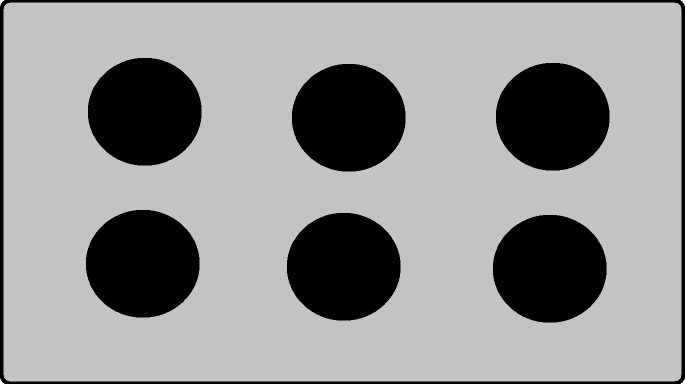
#> input picture Ludo/Images/6_block.png, 1370 x 768 px (shown at 1/2 size); its folder holds 6 pictures in this run
$ python -i Ludo_game.py   (imports and definitions only)
#> lines starting #> are read from the running program, lines starting #| are printed output that depends on the picture
### theme_manager.py
"""
Central Theme Configuration System for Arcade Game Hub & Suite.
Supports extensible themes: Dark (Neon Arcade), Light (Clean Modern), and Retro (80s Synthwave).
"""

import pygame

THEMES = {
    "dark": {
        "name": "Dark Neon",
        "icon": "🌙",
        # Hub colors
        "bg_gradient_top": (15, 22, 36),
        "bg_gradient_bottom": (8, 11, 20),
        "grid_line": (24, 34, 52),
        "card_bg": (22, 30, 46, 235),
        "card_bg_hover": (30, 42, 65, 245),
        "card_border": (45, 62, 92),
        "card_border_hover": (0, 240, 255),
        "accent": (0, 240, 255),          # Neon Cyan
        "accent_secondary": (255, 0, 128),# Neon Pink
        "text_primary": (255, 255, 255),
        "text_secondary": (150, 175, 205),
        "text_muted": (100, 120, 145),
        "button_bg": (0, 240, 255),
        "button_text": (10, 15, 25),
        "button_hover": (60, 245, 255),
        # Pong UI colors
        "pong_bg_top": (12, 18, 30),
        "pong_bg_bottom": (6, 9, 16),
        "pong_grid": (20, 30, 48),
        "pong_line": (40, 60, 95),
        "pong_center_circle": (35, 55, 85),
        "pong_paddle_left": (0, 240, 255),    # Cyan
        "pong_paddle_right": (255, 0, 128),   # Pink
        "pong_paddle_shadow": (0, 120, 130),
        "pong_ball": (255, 235, 50),          # Bright yellow/gold
        "pong_ball_glow": (255, 235, 50, 60),
        "pong_score_bg": (18, 26, 42, 220),
        "pong_score_text": (255, 255, 255),
        "pong_panel_bg": (15, 22, 36, 240),
        "pong_panel_border": (0, 240, 255),
        # Ludo theme
        "ludo_bg": "#121826",
    },
    "light": {
        "name": "Clean Light",
        "icon": "☀️",
        # Hub colors
        "bg_gradient_top": (242, 246, 252),
        "bg_gradient_bottom": (218, 226, 240),
        "grid_line": (210, 220, 235),
        "card_bg": (255, 255, 255, 240),
        "card_bg_hover": (255, 255, 255, 255),
        "card_border": (195, 208, 228),
        "card_border_hover": (35, 110, 235),
        "accent": (35, 110, 235),          # Vibrant Blue
        "accent_secondary": (235, 85, 45),  # Coral Red
        "text_primary": (25, 35, 55),
        "text_secondary": (90, 108, 132),
        "text_muted": (140, 155, 175),
        "button_bg": (35, 110, 235),
        "button_text": (255, 255, 255),
        "button_hover": (60, 130, 250),
        # Pong UI colors
        "pong_bg_top": (238, 243, 250),
        "pong_bg_bottom": (215, 225, 240),
        "pong_grid": (205, 218, 235),
        "pong_line": (175, 192, 215),
        "pong_center_circle": (185, 200, 222),
        "pong_paddle_left": (35, 110, 235),   # Blue
        "pong_paddle_right": (235, 85, 45),   # Coral
        "pong_paddle_shadow": (20, 70, 160),
        "pong_ball": (255, 140, 0),           # Dark Orange
        "pong_ball_glow": (255, 140, 0, 60),
        "pong_score_bg": (255, 255, 255, 230),
        "pong_score_text": (25, 35, 55),
        "pong_panel_bg": (255, 255, 255, 245),
        "pong_panel_border": (35, 110, 235),
        # Ludo theme
        "ludo_bg": "#eef3fa",
    },
    "retro": {
        "name": "80s Retro",
        "icon": "🕹️",
        # Hub colors
        "bg_gradient_top": (28, 6, 38),
        "bg_gradient_bottom": (12, 2, 18),
        "grid_line": (65, 15, 85),
        "card_bg": (42, 12, 54, 235),
        "card_bg_hover": (56, 16, 72, 245),
        "card_border": (180, 20, 150),
        "card_border_hover": (255, 230, 0),
        "accent": (255, 230, 0),           # Arcade Gold / Yellow
        "accent_secondary": (255, 0, 130), # Magenta
        "text_primary": (255, 255, 255),
        "text_secondary": (225, 160, 255),
        "text_muted": (155, 100, 185),
        "button_bg": (255, 230, 0),
        "button_text": (20, 0, 30),
        "button_hover": (255, 245, 100),
        # Pong UI colors
        "pong_bg_top": (24, 5, 32),
        "pong_bg_bottom": (10, 1, 16),
        "pong_grid": (60, 12, 75),
        "pong_line": (120, 25, 140),
        "pong_center_circle": (100, 20, 120),
        "pong_paddle_left": (255, 230, 0),    # Arcade Gold
        "pong_paddle_right": (255, 0, 130),   # Neon Magenta
        "pong_paddle_shadow": (140, 110, 0),
        "pong_ball": (0, 255, 200),           # Neon Cyan / Mint
        "pong_ball_glow": (0, 255, 200, 60),
        "pong_score_bg": (45, 10, 58, 230),
        "pong_score_text": (255, 255, 255),
        "pong_panel_bg": (38, 8, 48, 245),
        "pong_panel_border": (255, 230, 0),
        # Ludo theme
        "ludo_bg": "#1f062a",
    }
}


class ThemeManager:
    _instance = None

    def __new__(cls):
        if cls._instance is None:
            cls._instance = super(ThemeManager, cls).__new__(cls)
            cls._instance.current_theme_key = "dark"
        return cls._instance

    def set_theme(self, theme_key):
        if theme_key in THEMES:
            self.current_theme_key = theme_key

    def get_current_key(self):
        return self.current_theme_key

    def get_theme(self):
        return THEMES[self.current_theme_key]

    # [12 lines left out: functions cycle_theme, get_color, not called in this run]


theme_manager = ThemeManager()

### Ludo/Ludo_game.py

from tkinter import *
from tkinter import messagebox
from PIL import Image,ImageTk
import time
from random import randint

BOARD_WIDTH = 800
BOARD_HEIGHT = 630


class _ResponsivePlaceMixin:
    """Keep widget placement in the board's logical 800x630 coordinates."""
    # [24 lines left out: functions __init__, place, _apply_board_scale, not called in this run]


class Label(_ResponsivePlaceMixin, globals()["Label"]):
    pass


class Button(_ResponsivePlaceMixin, globals()["Button"]):
    pass


class Entry(_ResponsivePlaceMixin, globals()["Entry"]):
    pass


class Frame(_ResponsivePlaceMixin, globals()["Frame"]):
    @property
    def view_scale(self):
        return getattr(self.master, "view_scale", 1.0)

    # [7 lines left out: function _apply_board_scale, not called in this run]


class ResponsiveCanvas(Canvas):
    """A canvas whose public coordinates remain in logical board units."""
    def __init__(self, master, **kwargs):
        self.view_scale = 1.0
        super().__init__(master, **kwargs)
        master.bind("<Configure>", self._resize_to_parent, add="+")

    # [25 lines left out: functions _resize_to_parent, _scaled_coords, not called in this run]

    def create_rectangle(self, *coords, **kwargs):
        return super().create_rectangle(*self._scaled_coords(coords), **kwargs)

    def create_oval(self, *coords, **kwargs):
        return super().create_oval(*self._scaled_coords(coords), **kwargs)

    def create_line(self, *coords, **kwargs):
        return super().create_line(*self._scaled_coords(coords), **kwargs)

    def create_polygon(self, *coords, **kwargs):
        return super().create_polygon(*self._scaled_coords(coords), **kwargs)

    def move(self, item, dx, dy):
        return super().move(item, dx * self.view_scale, dy * self.view_scale)

    # [4 lines left out: function coords, not called in this run]

class Ludo:
    def __init__(self, root,six_side_block,five_side_block,four_side_block,three_side_block,two_side_block,one_side_block, bg_color="#121826"):
        self.window = root
        # Make canvas
        self.make_canvas = ResponsiveCanvas(self.window, bg=bg_color, width=BOARD_WIDTH, height=BOARD_HEIGHT)
        # Keep the fixed-coordinate board centered when the window is resized.
        # Stretching this canvas would leave its contents pinned to the top-left.
        self.make_canvas.place(relx=0.5, rely=0.5, anchor=CENTER, width=BOARD_WIDTH, height=BOARD_HEIGHT)

        # Make some containers to store data
        self.made_red_coin = []
        self.made_green_coin = []
        self.made_yellow_coin = []
        self.made_sky_blue_coin = []

        self.red_number_label = []
        self.green_number_label = []
        self.yellow_number_label = []
        self.sky_blue_number_label = []

        self.block_value_predict = []
        self.total_people_play = []

        # Ludo block all side image store
        self.block_number_side = [one_side_block, two_side_block, three_side_block, four_side_block, five_side_block, six_side_block]

        # Use for store specific position of all coins
        self.red_coord_store = [-1, -1, -1, -1]
        self.green_coord_store = [-1, -1, -1, -1]
        self.yellow_coord_store = [-1, -1, -1, -1]
        self.sky_blue_coord_store = [-1, -1, -1, -1]

        self.red_coin_position = [0, 1, 2, 3]
        self.green_coin_position = [0, 1, 2, 3]
        self.yellow_coin_position = [0, 1, 2, 3]
        self.sky_blue_coin_position = [0, 1, 2, 3]

        for index in range(len(self.red_coin_position)):# Specific coin position set to -1 by default
            self.red_coin_position[index] = -1
            self.green_coin_position[index] = -1
            self.yellow_coin_position[index] = -1
            self.sky_blue_coin_position[index] = -1

        # Number to room to be traverse by specific color coin, store in that variable
        self.move_red_counter = 0
        self.move_green_counter = 0
        self.move_yellow_counter = 0
        self.move_sky_blue_counter = 0

        self.take_permission = 0
        self.six_with_overlap = 0

        self.red_store_active = 0
        self.sky_blue_store_active = 0
        self.yellow_store_active = 0
        self.green_store_active = 0

        self.six_counter = 0
        self.time_for = -1

        # Some variables initializes with None
        self.right_star = None
        self.down_star = None
        self.left_star = None
        self.up_star = None

        # By default some function call
        self.board_set_up()

        self.instruction_btn_red()
        self.instruction_btn_sky_blue()
        self.instruction_btn_yellow()
        self.instruction_btn_green()

        self.take_initial_control()


    # [1059 lines left out: functions board_set_up, take_initial_control, make_prediction, instructional_btn_customization_based_on_current_situation, make_command, instruction_btn_red and 18 more, not called in this run]


def play_ludo(bg_color=None):
    if bg_color is None:
        try:
            import os
            import sys
            root_dir = os.path.dirname(os.path.dirname(os.path.abspath(__file__)))
            if root_dir not in sys.path:
                sys.path.insert(0, root_dir)
            from theme_manager import theme_manager
            bg_color = theme_manager.get_theme()["ludo_bg"]
        except Exception:
            bg_color = "#121826"
    window = Tk()
    window.geometry("800x630")
    window.minsize(800,630)
    window.title("Play Ludo with Sam")
    window.configure(bg=bg_color)
    window.iconbitmap("Images/ludo_icon.ico")
    block_six_side = ImageTk.PhotoImage(Image.open("Images/6_block.png").resize((33, 33), Image.LANCZOS))
    block_five_side = ImageTk.PhotoImage(Image.open("Images/5_block.png").resize((33, 33), Image.LANCZOS))
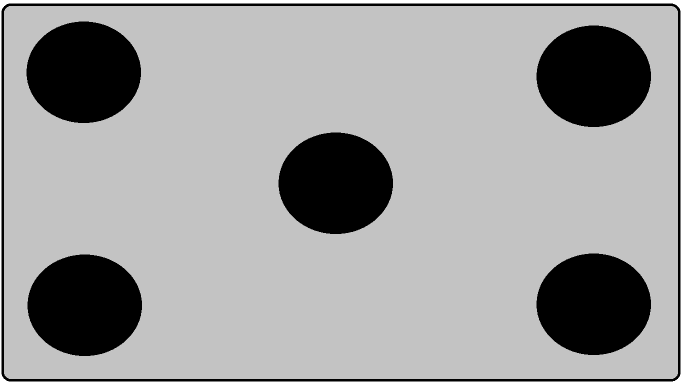
#> input picture Ludo/Images/5_block.png, 1370 x 768 px (shown at 1/2 size)
    block_four_side = ImageTk.PhotoImage(Image.open("Images/4_block.png").resize((33, 33), Image.LANCZOS))
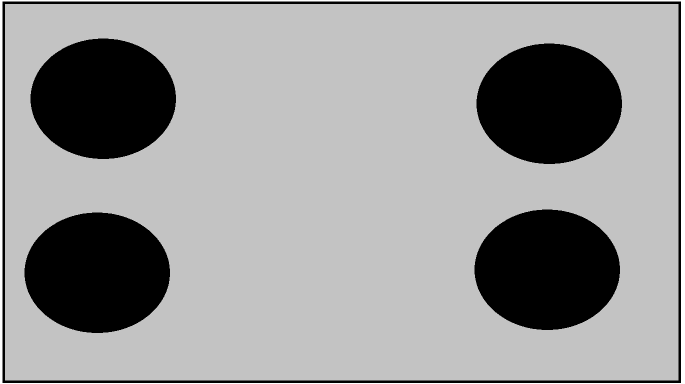
#> input picture Ludo/Images/4_block.png, 1370 x 768 px (shown at 1/2 size)
    block_three_side = ImageTk.PhotoImage(Image.open("Images/3_block.png").resize((33, 33), Image.LANCZOS))
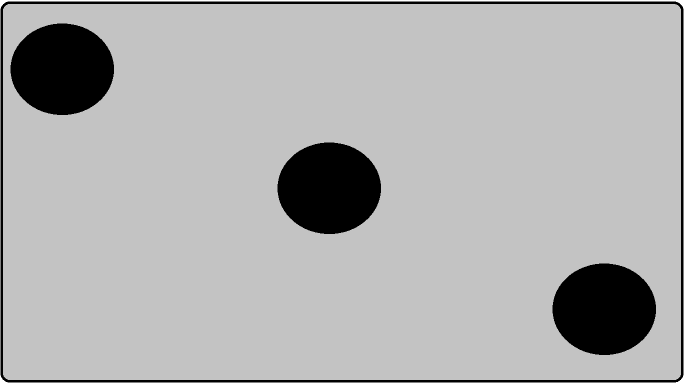
#> input picture Ludo/Images/3_block.png, 1370 x 768 px (shown at 1/2 size)
    block_two_side = ImageTk.PhotoImage(Image.open("Images/2_block.png").resize((33, 33), Image.LANCZOS))
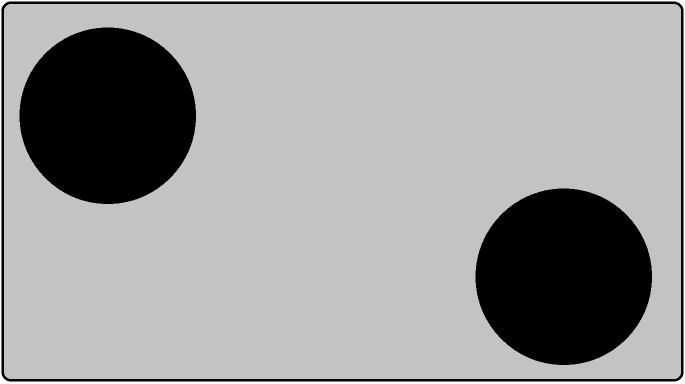
#> input picture Ludo/Images/2_block.png, 1370 x 768 px (shown at 1/2 size)
    block_one_side = ImageTk.PhotoImage(Image.open("Images/1_block.png").resize((33, 33), Image.LANCZOS))
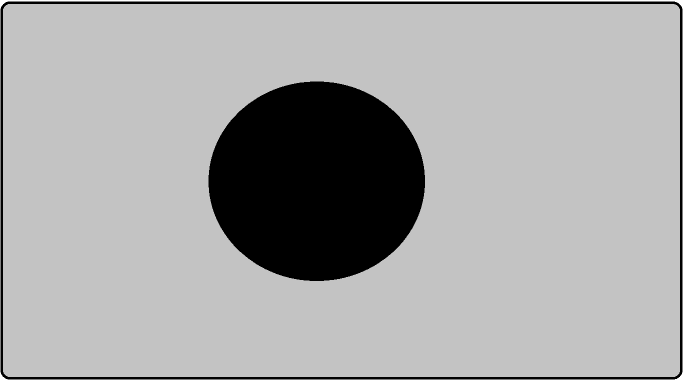
#> input picture Ludo/Images/1_block.png, 1370 x 768 px (shown at 1/2 size)
    Ludo(window,block_six_side,block_five_side,block_four_side,block_three_side,block_two_side,block_one_side, bg_color=bg_color)
    window.mainloop()


# [2 lines not run here, left out]

#> (the run stopped early here; a loop or call above may not have finished)
